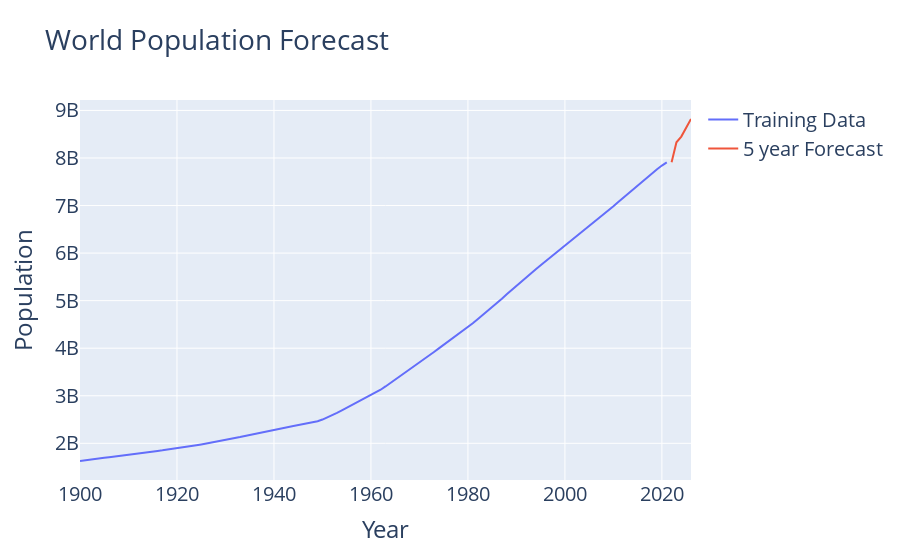

Write notebook code for a chart like this one.
### Code cell
df = df_worldpop[df_worldpop['Year'] >= 1900]
df['Year']
trace1 = go.Scatter(
    x=df['Year'],
    y=df['Population (historical estimates)'],
    mode='lines',
    name='Training Data'
)

trace2 = go.Scatter(
    x=forecast_dates,
    y=forecasted,
    mode='lines',
    name='5 year Forecast'
)

layout = go.Layout(
    title="World Population Forecast",
    font=dict(size=20),
    xaxis={'title': "Year"},
    yaxis={'title': "Population"}
)

fig = go.Figure(data=[trace1, trace2], layout=layout)
fig.show()
